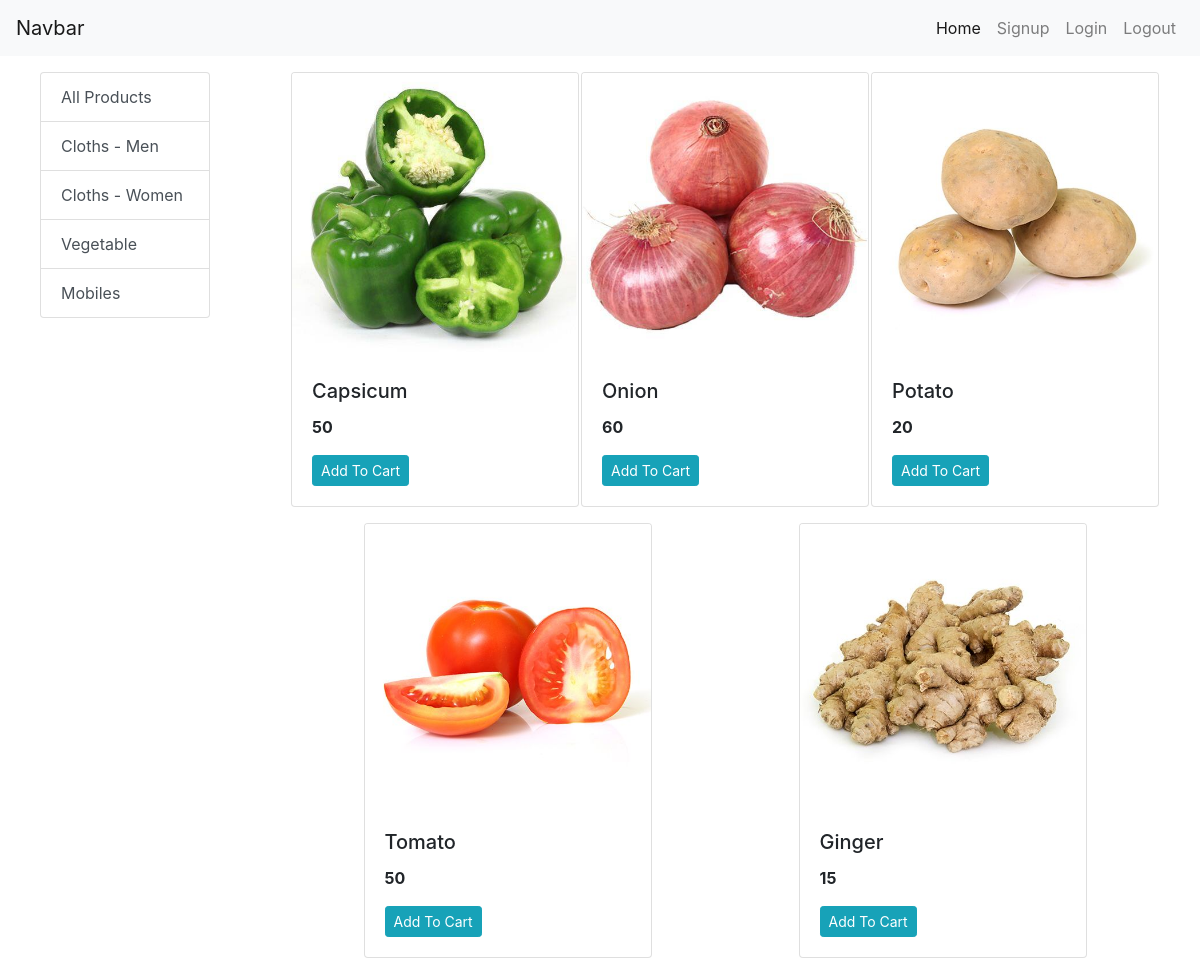
Screenshot of /?category=3 with the database file from the repository.
### store/models/category.py (models this page shows, shortened)
class Category(models.Model):
    name = models.CharField(max_length=20)
    @staticmethod
    def get_all_categories():
        return Category.objects.all()

### store/models/product.py (models this page shows, shortened)
class Product(models.Model):
    name = models.CharField(max_length=50)
    price = models.IntegerField(default=0)
    category = models.ForeignKey(Category, on_delete=models.CASCADE, default=1)
    description = models.CharField(max_length=200, default='', null=True, blank=True)
    image = models.ImageField(upload_to='uploads/products/')
    @staticmethod
    def get_all_products_by_categoryid(category_id):
        if category_id:
            return Product.objects.filter(category=category_id)
        else:
            return Product.get_all_products();

### store/views.py (the view)
# urls.py: path('', index, name='home'),
def index(request):
    products = None
    categories = Category.get_all_categories()
    categoryID = request.GET.get('category')
    if categoryID:
        products = Product.get_all_products_by_categoryid(categoryID)
    else:
        products = Product.get_all_products()
    data = {
        'products': products,
        'categories': categories
    }
    return render(request, 'index.html', data)

### store/templates/index.html
{% extends 'base.html' %}
{% block content %}
<div class="container-fluid">
  <div class="row">
    <div class="col-lg-2 mx-auto">
      <div class="list-group">
        <a href="/" class="list-group-item list-group-item-action">All Products</a>
        {% for category in categories %}
          <a href="/?category={{category.id}}" class="list-group-item list-group-item-action">{{category.name}}</a>
        {% endfor %}
      </div>
    </div>
    <div id="products" class="col-lg-9 mx-auto">
      <div class="row mx-auto">
        {% for product in products %}
          <div class="card mx-auto mb-3" style="width: 18rem;">
            <img class="card-img-top" src="{{product.image.url}}" alt="product image">
            <div class="card-body">
              <h5 class="card-title">{{product.name}}</h5>
              <p class="card-text"><b>{{product.price}}</b></p>
              <a href="#" class="btn btn-info btn-sm">Add To Cart</a>
            </div>
          </div>
        {% endfor %}
      </div>
    </div>
  </div>
</div>
{% endblock %}

### rows the page displays
Category: name "Cloths - Men"
Category: name "Cloths - Women"
Category: name "Vegetable"
Category: name "Mobiles"
Product: image (picture), name "Capsicum", price "50"
Product: image (picture), name "Onion", price "60"
Product: image (picture), name "Potato", price "20"
Product: image (picture), name "Tomato", price "50"
Product: image (picture), name "Ginger", price "15"
